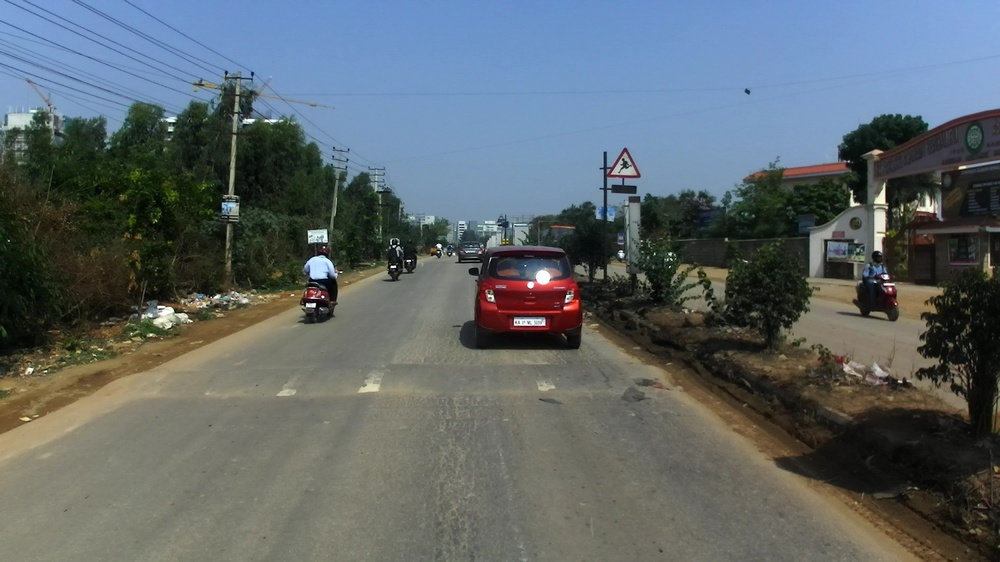
#> input picture Color Extraction/Code/image.jpg, 1000 x 562 px, shrunk from 1920 x 1080 before the run
$ python split_plane.py
#> lines starting #> are read from the running program, lines starting #| are printed output that depends on the picture
import cv2
import numpy as np
img = cv2.imread("image.jpg")
#> img is the input picture: shape (562, 1000, 3); mean B, G, R 105.5, 102.3, 93.6
img=cv2.cvtColor(img,cv2.COLOR_BGR2YCrCb)
#> img: shape (562, 1000, 3); mean of channels 0, 1, 2 100.1, 123.4, 131.1

y,cr,cb = cv2.split(img)
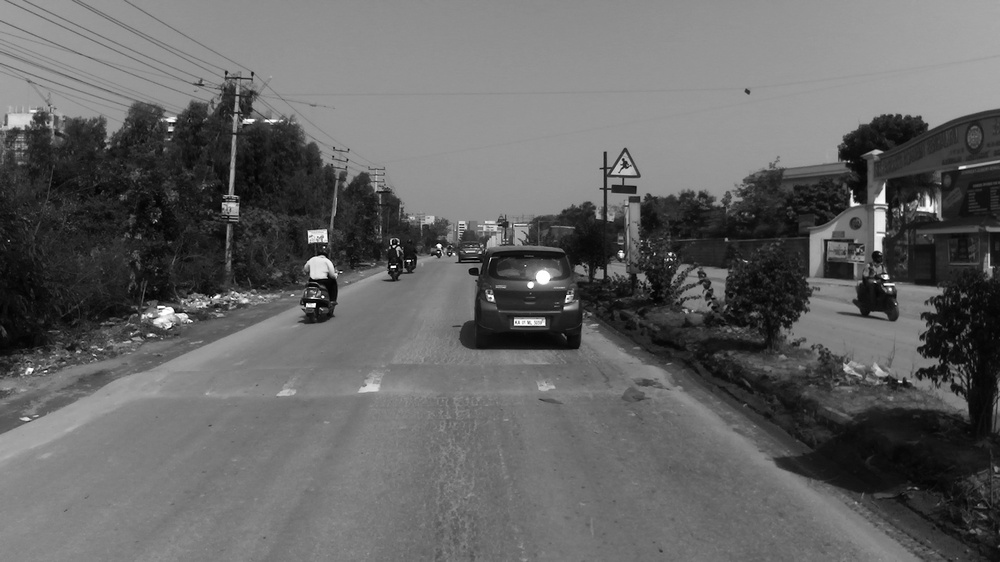
#> y: shape (562, 1000); min 0, max 255, mean 100.1
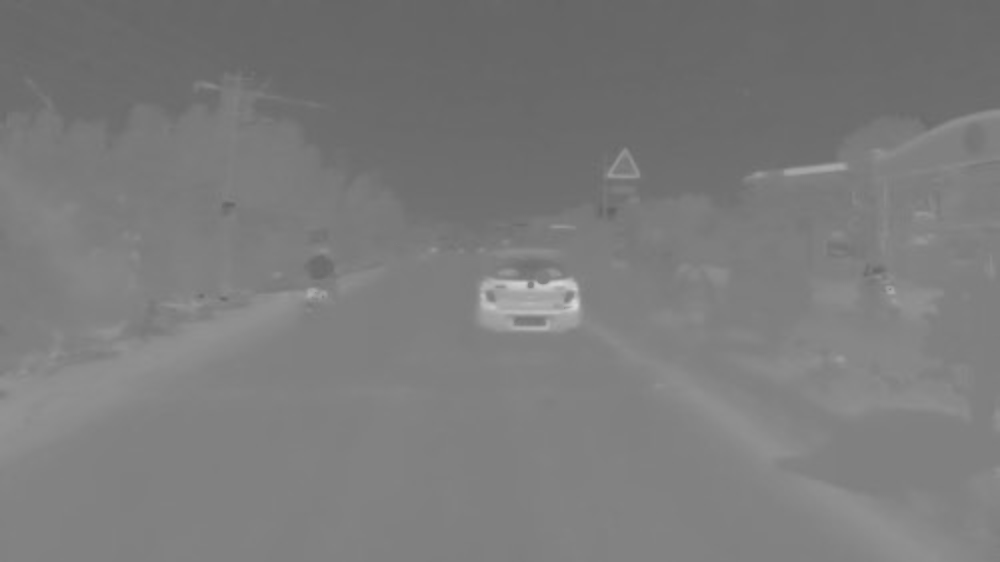
#> cr: shape (562, 1000); min 98, max 216, mean 123.4
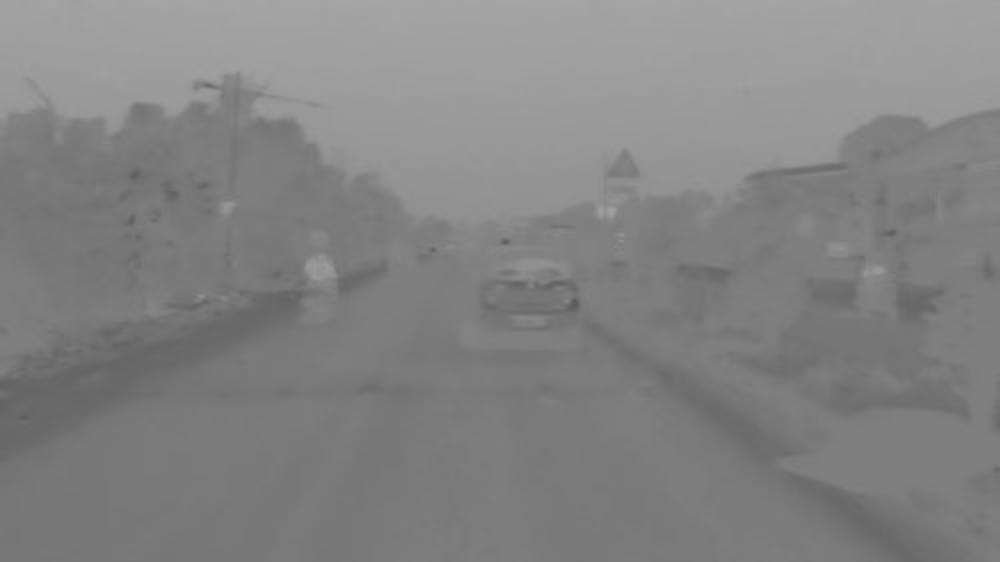
#> cb: shape (562, 1000); min 87, max 165, mean 131.1
cv2.imshow("Image Window",cr)
cv2.waitKey(0)
cv2.destroyAllWindows()
